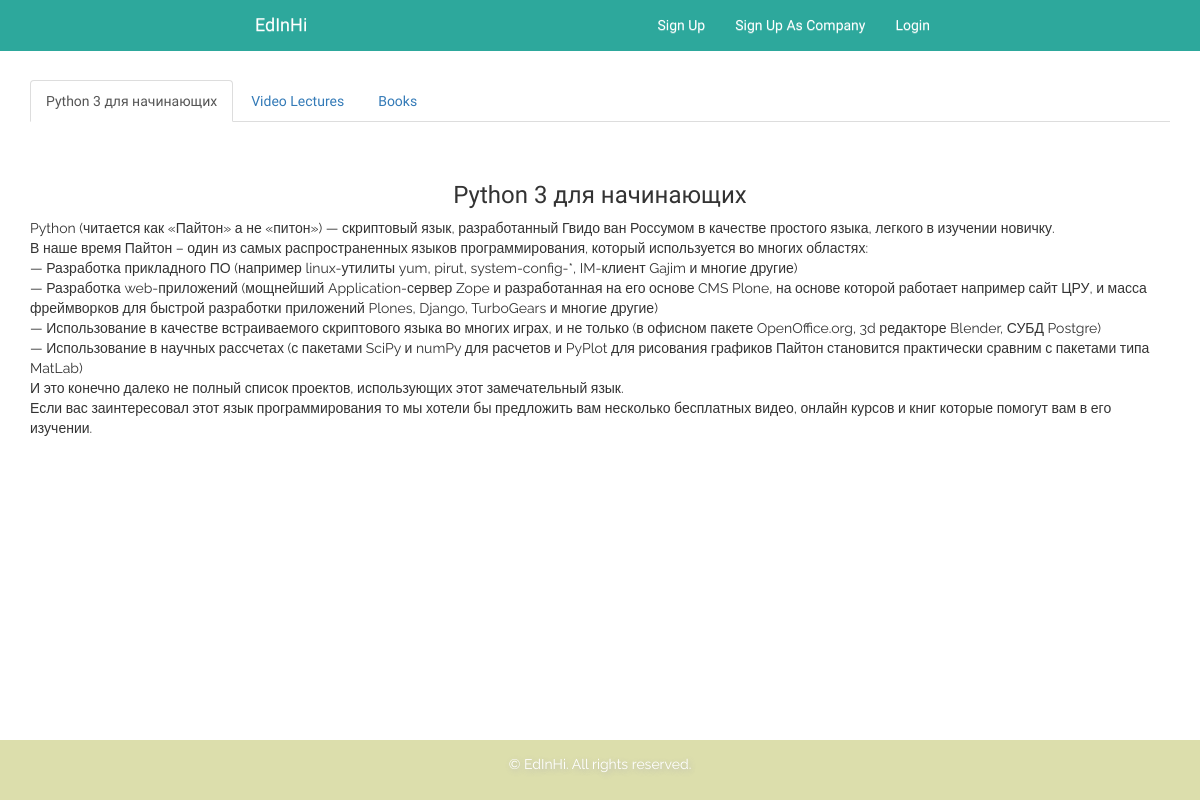
Page /skills/1/ on the committed database.
### skill/models.py (models this page shows, shortened)
class Skill(models.Model):
    name = models.CharField(max_length=200)
    description = models.TextField()
    media_books = models.ManyToManyField(Book, blank=True)
    media_video = models.ManyToManyField(Video, blank=True)
    specialization = models.ForeignKey(Specialization, blank=True)
    id_in_spec = models.IntegerField(blank=True)

### skill/views.py (the view)
# urls.py: url(r'^skills/', include('skill.urls')),
def skill(request, skill_id):
    skill = get_object_or_404(Skill, pk=skill_id)
    return render(request, 'skill/skill.html', {'skill':skill})

### skill/templates/skill/skill.html (shortened to what this page needs)
{%extends 'main_app/base.html' %}
{% block content %}
	<div class="container">
	<br>
	<br>
	<br>
	<br>
	<ul class="nav nav-tabs">
  		<li class="active"><a data-toggle="tab" href="#skill_description"> {{ skill.name }} </a></li>
  		<li> <a data-toggle="tab" href="#video">Video Lectures</a></li>
  		<li><a data-toggle="tab" href="#book"> Books </a></li>
	</ul>
	<div class="tab-content">
	<div id="skill_description" class="tab-pane fade in active">
	<h3 style="margin-top:60px; text-align:center">{{skill.name}}</h3>
	<p>
		{% autoescape off %}
		{{ skill.description }}
		{% endautoescape %}
	</p>
	</div>
	</div>
</div>
<br>
<br>
<br>
<br>
<br>
<br>
<br>
<br>
{% endblock %}

### main_app/static/css/main.css (style rules this page uses)
html { position: relative; min-height: 100%; }
label, a, li, html button { font-family: 'Heebo', sans-serif; font-weight: 300; }
p { font-family: 'Raleway', sans-serif; }
html h1, html h2, html h3, html h4, html h5, html h6 { font-family: 'Heebo', sans-serif; font-weight: 300; }
body { margin-bottom: 60px; }

### rows in the picture
Skill: name "Python 3 для начинающих", description "Python (читается как «Пайтон» а не «питон») — скриптовый язык, разработанный Гвидо ван Россумом в качестве простого языка, легкого в изучении новичку. В наше время Пайтон – один из самых распространенных языков программирования, который используется во многих областях: — Разработка прикладного ПО (например linux-утилиты yum, pirut, system-config-*, IM-клиент Gajim и многие другие) — Разработка web-приложений (мощнейший Application-сервер Zope и разработанная на его основе CMS Plone, на основе которой работает например сайт ЦРУ, и масса фреймворков для быстрой разработки приложений Plones, Django, TurboGears и многие другие) — Использование в качестве встраиваемого скриптового языка во…"
